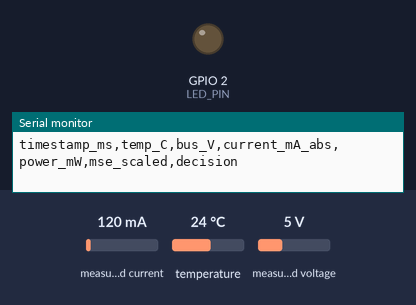
This sketch was run on a simulated ESP32. Parts: output pins drawn as LEDs (lit = HIGH), the last lines printed to the serial monitor. The test bench sets the inputs (shaded band); at power-on: measured current 120 mA, temperature 24 °C, measured voltage 5 V.

Above: at 1.4 s.
At 9.42 s:
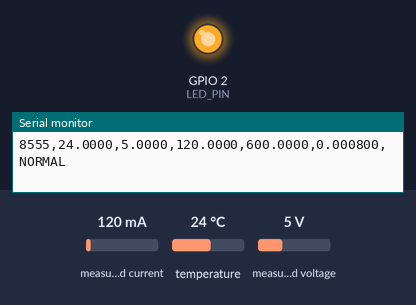
Timing chart, 0 to 9.7 s (numbered marks = the images above):
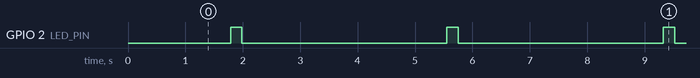

The sketch:

AEGIS_Node1_Logging.ino
```cpp
#include <Arduino.h>
#include <Wire.h>
#include <OneWire.h>
#include <DallasTemperature.h>
#include <Adafruit_INA219.h>

#define ONE_WIRE_BUS 4
#define LED_PIN 2  // Built-in LED (change if different)

Adafruit_INA219 ina219;
OneWire oneWire(ONE_WIRE_BUS);
DallasTemperature ds18b20(&oneWire);

void setup() {
  Serial.begin(115200);
  delay(1000);

  pinMode(LED_PIN, OUTPUT);
  digitalWrite(LED_PIN, LOW);

  Wire.begin(21, 22);

  if (!ina219.begin()) {
    Serial.println("ERROR: INA219 not found");
    while (true) { delay(10); }
  }

  ds18b20.begin();

  // CSV header — dashboard expects this exact order
  Serial.println("timestamp_ms,temp_C,bus_V,current_mA_abs,power_mW,mse_scaled,decision");
}

void loop() {
  unsigned long t = millis();

  ds18b20.requestTemperatures();
  float tempC = ds18b20.getTempCByIndex(0);
  if (tempC == DEVICE_DISCONNECTED_C) tempC = -999.0f;

  float busV = ina219.getBusVoltage_V();
  float current_raw = ina219.getCurrent_mA();
  float current_abs = fabs(current_raw);
  float power_mW = ina219.getPower_mW();

  // Fake MSE/decision for demo (add real TFLite later)
  float mse_scaled = 0.0008f;  // Normal range
  String decision = "NORMAL";

  // Only log valid rows
  if (busV > 2.0f && tempC > -50.0f) {
    Serial.printf("%lu,%.4f,%.4f,%.4f,%.4f,%.6f,%s\n",
                  t, tempC, busV, current_abs, power_mW, mse_scaled, decision.c_str());
  }

  // --------------------- LED Heartbeat (demo visible) ---------------------
  digitalWrite(LED_PIN, HIGH);
  delay(200);
  digitalWrite(LED_PIN, LOW);

  delay(2800);  // Total 3 seconds, matches Node 2
}
```

Measured:
- by itself, GPIO 2 (LED_PIN): alternates HIGH for 0.20 s and LOW for 3.6 s
